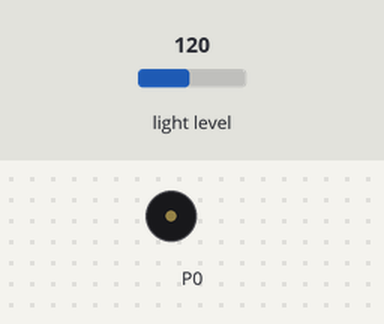
Bench run of a program on a simulated BBC micro:bit (MakeCode). Shown: buzzer (waves = sounding). The test bench sets the inputs (shaded band); at power-on: light level 120.

Above: at 1.2 s.
1.3 s: light level set to 52
2.8 s: light level set to 47
At 3.2 s:
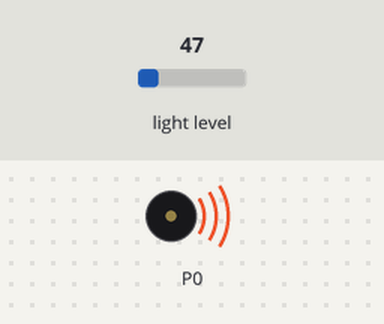
Timing chart, 0 to 11.8 s (numbered marks = the images above; inputs shaded):
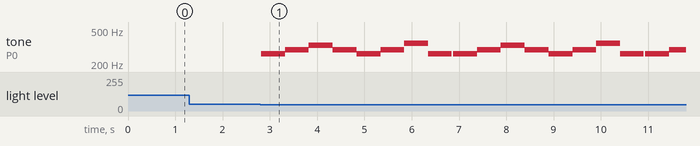

The program:

main.ts
```typescript
basic.forever(function () {
    if (input.lightLevel() < 50) {
        music.play(music.stringPlayable("C D E D C D F C ", 120), music.PlaybackMode.UntilDone)
    } else if (input.lightLevel() > 200) {
        music.play(music.stringPlayable("C5 A B C5 A C5 - B ", 160), music.PlaybackMode.UntilDone)
    }
})
```

test.ts
```typescript
// aquí va el archivo "tests"; esto no se compilará cuando este paquete se utilice como una extensión.
```

Measured:
- the behaviour switches between 50 and 49 on light level (found by bisection; images 0 and 1)
- after the input at 1.3 s, every drawn part: stays the same
- after the input at 2.8 s, tone on P0: silent → 262 Hz at once, then repeats every 4.1 s: 294 Hz 0.51 s, 330 Hz 0.51 s, 294 Hz 0.51 s, 262 Hz 0.51 s, 294 Hz 0.51 s, 349 Hz 0.51 s, 262 Hz 0.50 s, silent 0.03 s, 262 Hz 0.51 s
